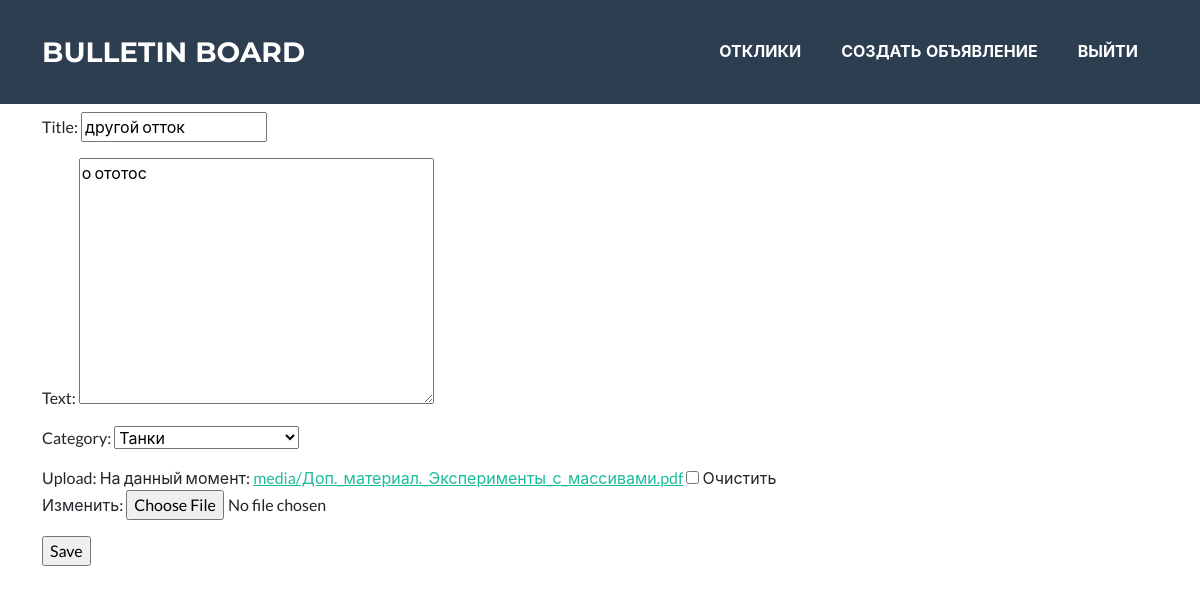
Screenshot of /declaration/4/edit/ (signed in) with the database file from the repository.
### board/models.py (models this page shows, shortened)
class Declaration(models.Model):
    CATEGORIES = [
        ('tanks', 'Танки'),
        ('hills', 'Хилы'),
        ('DD', 'ДД'),
        ('merchants', 'Торговцы'),
        ('gildmasters', 'Гилдмастеры'),
        ('cvestgivers', 'Квестгиверы'),
        ('blacksmith', 'Кузнецы'),
        ('tenners', 'Кожевники'),
        ('potioncookers', 'Зельевары'),
        ('spellmasters', 'Мастера заклинаний'),
    ]
    date = models.DateTimeField(auto_now_add=True)
    author = models.ForeignKey(User, on_delete=models.CASCADE)
    title = models.CharField(max_length=120)
    text = models.TextField()
    category = models.CharField(max_length=16, choices=CATEGORIES, default='tanks')
    upload = models.FileField(upload_to='media/', default='', blank=True)

### board/views.py (the view, shortened to what this page needs)
# urls.py: path('declaration/<int:pk>/edit/', DeclarationUpdateView.as_view())
class DeclarationUpdateView(LoginRequiredMixin, PermissionRequiredMixin, UpdateView):
    permission_required = ('board.add_declaration', )
    model = Declaration
    form_class = DeclarationForm
    template_name = 'edit.html'

### board/forms.py
class DeclarationForm(forms.ModelForm):
    class Meta:
        model = Declaration
        fields = [
            'title',
            'text',
            'category',
            'upload',
        ]

### templates/edit.html (shortened to what this page needs)
{% extends 'default.html' %}
{% block content %}
    <form action="" enctype="multipart/form-data" method="post">
        {{ form.as_p }}
        <input type="submit" value="Save">
    </form>
{% endblock content %}

### rows the page displays
Declaration: title "другой отток", text "о ототос", category "Танки"
